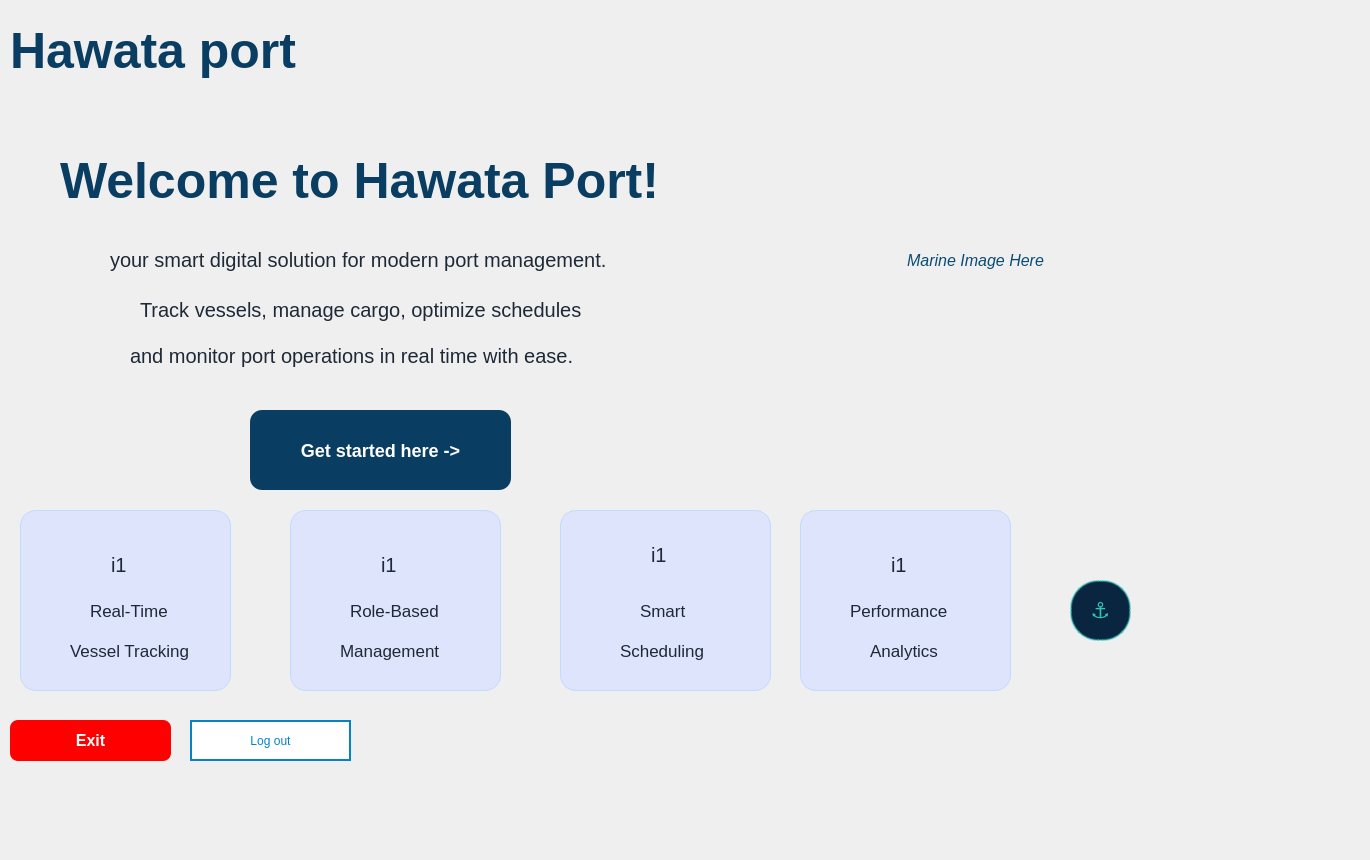
   <widget class="QWidget" name="tab_6">
    <attribute name="title">
     <string>Home Page</string>
    </attribute>
    <widget class="QWidget" name="marineBackground" native="true">
     <property name="geometry">
      <rect>
       <x>-40</x>
       <y>-10</y>
       <width>1361</width>
       <height>851</height>
      </rect>
     </property>
     <property name="toolTip">
      <string/>
     </property>
     <property name="styleSheet">
      <string notr="true"/>
     </property>
     <widget class="QLabel" name="welcomeTitle">
      <property name="geometry">
       <rect>
        <x>50</x>
        <y>20</y>
        <width>471</width>
        <height>80</height>
       </rect>
      </property>
      <property name="styleSheet">
       <string notr="true">

font: 28pt &quot;TAN - TWINKLE&quot;;
 font-size: 50px;
font-weight: bold;
 color: #0A3D62;
border: none;
       background: transparent;
</string>
      </property>
      <property name="text">
       <string>Hawata port</string>
      </property>
     </widget>
     <widget class="QLabel" name="welcomeTitle_2">
      <property name="geometry">
       <rect>
        <x>150</x>
        <y>230</y>
        <width>541</width>
        <height>80</height>
       </rect>
      </property>
      <property name="styleSheet">
       <string notr="true">
 font-family: &quot;Poppins SemiBold&quot;;
font: 28pt ;
 font-size: 20px;
 color:#1E2937;
border: none;
       background: transparent;
</string>
      </property>
      <property name="text">
       <string>your smart digital solution for modern port management. </string>
      </property>
     </widget>
     <widget class="QLabel" name="welcomeTitle_4">
      <property name="geometry">
       <rect>
        <x>100</x>
        <y>150</y>
        <width>671</width>
        <height>80</height>
       </rect>
      </property>
      <property name="styleSheet">
       <string notr="true">
 font-family: &quot;Poppins SemiBold&quot;;
font: 28pt ;
 font-size: 50px;
font-weight: bold;
 color: #0A3D62;
border: none;
       background: transparent;
</string>
      </property>
      <property name="text">
       <string>Welcome to Hawata Port!</string>
      </property>
     </widget>
     <widget class="QLabel" name="welcomeTitle_3">
      <property name="geometry">
       <rect>
        <x>170</x>
        <y>330</y>
        <width>461</width>
        <height>71</height>
       </rect>
      </property>
      <property name="styleSheet">
       <string notr="true">
 font-family: &quot;Poppins SemiBold&quot;;
font: 28pt ;
 font-size: 20px;
 color:#1E2937;
border: none;
       background: transparent;
</string>
      </property>
      <property name="text">
       <string>and monitor port operations in real time with ease.</string>
      </property>
     </widget>
     <widget class="QLabel" name="welcomeTitle_5">
      <property name="geometry">
       <rect>
        <x>180</x>
        <y>280</y>
        <width>441</width>
        <height>80</height>
       </rect>
      </property>
      <property name="styleSheet">
       <string notr="true">
 font-family: &quot;Poppins SemiBold&quot;;
font: 28pt ;
 font-size: 20px;
 color:#1E2937;
border: none;
       background: transparent;
</string>
      </property>
      <property name="text">
       <string>Track vessels, manage cargo, optimize schedules, </string>
      </property>
     </widget>
     <widget class="QPushButton" name="logout_2">
      <property name="geometry">
       <rect>
        <x>290</x>
        <y>420</y>
        <width>261</width>
        <height>80</height>
       </rect>
      </property>
      <property name="styleSheet">
       <string notr="true">QPushButton {
    background-color: #0A3D62;        /* Deep premium blue from the logo */
    color: white;
    font-size: 18px;
    font-weight: bold;
    font-family: &quot;Poppins&quot;, &quot;Segoe UI&quot;, sans-serif;
    border: none;
    border-radius: 12px;              /* Softer, more modern rounding */
    padding: 14px 32px;               /* More generous padding */
    min-height: 52px;                 /* Comfortable button height */
}

QPushButton:hover {
    background: qlineargradient(x1:0, y1:0, x2:0, y2:1,
        stop:0 #1E5A94,
        stop:1 #0F4A7F);
    box-shadow: 0 4px 12px rgba(10, 61, 98, 0.3); /* Subtle glow on hover */
}

QPushButton:pressed {
    background: qlineargradient(x1:0, y1:0, x2:0, y2:1,
        stop:0 #072E4F,
        stop:1 #0A3D62);
    padding-top: 16px;
    padding-bottom: 12px;             /* Slight press effect */
}</string>
      </property>
      <property name="text">
       <string>Get started here -&gt;</string>
      </property>
     </widget>
     <widget class="QFrame" name="frame">
      <property name="geometry">
       <rect>
        <x>60</x>
        <y>520</y>
        <width>211</width>
        <height>181</height>
       </rect>
      </property>
      <property name="styleSheet">
       <string notr="true">QFrame{
    background-color: #dde4fc;        /* Soft light blue */
    border: 1px solid #BFDBFE;        /* Very subtle blue border */
    border-radius: 16px;              /* Nice modern rounding */
    padding: 20px 16px;
}

QFrame:hover {
    background-color: #DBEAFE;
    border: 1px solid #60A5FA;
    box-shadow: 0 8px 25px rgba(14, 165, 233, 0.15);   /* Soft glow on hover */
}
</string>
      </property>
      <property name="frameShape">
       <enum>QFrame::Shape::StyledPanel</enum>
      </property>
      <property name="frameShadow">
       <enum>QFrame::Shadow::Raised</enum>
      </property>
      <widget class="QLabel" name="welcomeTitle_7">
       <property name="geometry">
        <rect>
         <x>30</x>
         <y>110</y>
         <width>191</width>
         <height>61</height>
        </rect>
       </property>
       <property name="styleSheet">
        <string notr="true">
 font-family: &quot;Poppins SemiBold&quot;;
font: 28pt ;
 font-size: 17px;
 color:#1E2937;
border: none;
       background: transparent;
</string>
       </property>
       <property name="text">
        <string>Vessel Tracking</string>
       </property>
      </widget>
      <widget class="QLabel" name="welcomeTitle_6">
       <property name="geometry">
        <rect>
         <x>50</x>
         <y>70</y>
         <width>131</width>
         <height>61</height>
        </rect>
       </property>
       <property name="styleSheet">
        <string notr="true">
 font-family: &quot;Poppins SemiBold&quot;;
font: 28pt ;
 font-size: 17px;
 color:#1E2937;
border: none;
       background: transparent;
</string>
       </property>
       <property name="text">
        <string>Real-Time </string>
       </property>
      </widget>
      <widget class="QLabel" name="image1">
       <property name="geometry">
        <rect>
         <x>70</x>
         <y>10</y>
         <width>90</width>
         <height>90</height>
        </rect>
       </property>
       <property name="styleSheet">
        <string notr="true">
 font-family: &quot;Poppins SemiBold&quot;;
font: 28pt ;
 font-size: 20px;
 color:#1E2937;
border: none;
       background: transparent;
</string>
       </property>
       <property name="text">
        <string>i1</string>
       </property>
      </widget>
     </widget>
     <widget class="QFrame" name="frame_2">
      <property name="geometry">
       <rect>
        <x>330</x>
        <y>520</y>
        <width>211</width>
        <height>181</height>
       </rect>
      </property>
      <property name="styleSheet">
       <string notr="true">QFrame{
    background-color: #dde4fc;        /* Soft light blue */
    border: 1px solid #BFDBFE;        /* Very subtle blue border */
    border-radius: 16px;              /* Nice modern rounding */
    padding: 20px 16px;
}

QFrame:hover {
    background-color: #DBEAFE;
    border: 1px solid #60A5FA;
    box-shadow: 0 8px 25px rgba(14, 165, 233, 0.15);   /* Soft glow on hover */
}
</string>
      </property>
      <property name="frameShape">
       <enum>QFrame::Shape::StyledPanel</enum>
      </property>
      <property name="frameShadow">
       <enum>QFrame::Shadow::Raised</enum>
      </property>
      <widget class="QLabel" name="welcomeTitle_8">
       <property name="geometry">
        <rect>
         <x>30</x>
         <y>110</y>
         <width>161</width>
         <height>61</height>
        </rect>
       </property>
       <property name="styleSheet">
        <string notr="true">
 font-family: &quot;Poppins SemiBold&quot;;
font: 28pt ;
 font-size: 17px;
 color:#1E2937;
border: none;
       background: transparent;
</string>
       </property>
       <property name="text">
        <string>Management</string>
       </property>
      </widget>
      <widget class="QLabel" name="welcomeTitle_9">
       <property name="geometry">
        <rect>
         <x>40</x>
         <y>70</y>
         <width>141</width>
         <height>61</height>
        </rect>
       </property>
       <property name="styleSheet">
        <string notr="true">
 font-family: &quot;Poppins SemiBold&quot;;
font: 28pt ;
 font-size: 17px;
 color:#1E2937;
border: none;
       background: transparent;
</string>
       </property>
       <property name="text">
        <string>Role-Based</string>
       </property>
      </widget>
      <widget class="QLabel" name="image2">
       <property name="geometry">
        <rect>
         <x>70</x>
         <y>10</y>
         <width>90</width>
         <height>90</height>
        </rect>
       </property>
       <property name="styleSheet">
        <string notr="true">
 font-family: &quot;Poppins SemiBold&quot;;
font: 28pt ;
 font-size: 20px;
 color:#1E2937;
border: none;
       background: transparent;
</string>
       </property>
       <property name="text">
        <string>i1</string>
       </property>
      </widget>
     </widget>
     <widget class="QFrame" name="frame_3">
      <property name="geometry">
       <rect>
        <x>600</x>
        <y>520</y>
        <width>211</width>
        <height>181</height>
       </rect>
      </property>
      <property name="styleSheet">
       <string notr="true">QFrame{
    background-color: #dde4fc;        /* Soft light blue */
    border: 1px solid #BFDBFE;        /* Very subtle blue border */
    border-radius: 16px;              /* Nice modern rounding */
    padding: 20px 16px;
}

QFrame:hover {
    background-color: #DBEAFE;
    border: 1px solid #60A5FA;
    box-shadow: 0 8px 25px rgba(14, 165, 233, 0.15);   /* Soft glow on hover */
}
</string>
      </property>
      <property name="frameShape">
       <enum>QFrame::Shape::StyledPanel</enum>
      </property>
      <property name="frameShadow">
       <enum>QFrame::Shadow::Raised</enum>
      </property>
      <widget class="QLabel" name="welcomeTitle_10">
       <property name="geometry">
        <rect>
         <x>40</x>
         <y>110</y>
         <width>161</width>
         <height>61</height>
        </rect>
       </property>
       <property name="styleSheet">
        <string notr="true">
 font-family: &quot;Poppins SemiBold&quot;;
font: 28pt ;
 font-size: 17px;
 color:#1E2937;
border: none;
       background: transparent;
</string>
       </property>
       <property name="text">
        <string>Scheduling</string>
       </property>
      </widget>
      <widget class="QLabel" name="welcomeTitle_11">
       <property name="geometry">
        <rect>
         <x>60</x>
         <y>70</y>
         <width>131</width>
         <height>61</height>
        </rect>
       </property>
       <property name="styleSheet">
        <string notr="true">
 font-family: &quot;Poppins SemiBold&quot;;
font: 28pt ;
 font-size: 17px;
 color:#1E2937;
border: none;
       background: transparent;
</string>
       </property>
       <property name="text">
        <string>Smart</string>
       </property>
      </widget>
      <widget class="QLabel" name="image3">
       <property name="geometry">
        <rect>
         <x>70</x>
         <y>0</y>
         <width>90</width>
         <height>90</height>
        </rect>
       </property>
       <property name="styleSheet">
        <string notr="true">
 font-family: &quot;Poppins SemiBold&quot;;
font: 28pt ;
 font-size: 20px;
 color:#1E2937;
border: none;
       background: transparent;
</string>
       </property>
       <property name="text">
        <string>i1</string>
       </property>
      </widget>
     </widget>
     <widget class="QPushButton" name="Exit">
      <property name="geometry">
       <rect>
        <x>50</x>
        <y>730</y>
        <width>161</width>
        <height>41</height>
       </rect>
      </property>
      <property name="styleSheet">
       <string notr="true">QPushButton {
    background-color: #FF0000;
    color: white;
    font-size: 16px;
    font-weight: bold;
    border: none;
    border-radius: 8px;
    padding: 8px 16px;
}


QPushButton:hover {
    background: qlineargradient(x1:0, y1:0, x2:0, y2:1,
                                stop:0 #f87171, stop:1 #ef4444);
}

</string>
      </property>
      <property name="text">
       <string>Exit</string>
      </property>
     </widget>
     <widget class="QPushButton" name="logout">
      <property name="geometry">
       <rect>
        <x>230</x>
        <y>730</y>
        <width>161</width>
        <height>41</height>
       </rect>
      </property>
      <property name="styleSheet">
       <string notr="true">QPushButton {
    background: white;
    color: #0284c7;
    border: 2px solid #0284c7;
}

QPushButton:hover {
    background: #e0f2fe;
    border-color: #0369a1;
    color: #0369a1;
}

QPushButton:pressed {
    background: #bae6fd;
    padding-top: 13px;
}</string>
      </property>
      <property name="text">
       <string>Log out</string>
      </property>
     </widget>
     <widget class="QFrame" name="frame_4">
      <property name="geometry">
       <rect>
        <x>840</x>
        <y>520</y>
        <width>211</width>
        <height>181</height>
       </rect>
      </property>
      <property name="styleSheet">
       <string notr="true">QFrame{
    background-color: #dde4fc;        /* Soft light blue */
    border: 1px solid #BFDBFE;        /* Very subtle blue border */
    border-radius: 16px;              /* Nice modern rounding */
    padding: 20px 16px;
}

QFrame:hover {
    background-color: #DBEAFE;
    border: 1px solid #60A5FA;
    box-shadow: 0 8px 25px rgba(14, 165, 233, 0.15);   /* Soft glow on hover */
}
</string>
      </property>
      <property name="frameShape">
       <enum>QFrame::Shape::StyledPanel</enum>
      </property>
      <property name="frameShadow">
       <enum>QFrame::Shadow::Raised</enum>
      </property>
      <widget class="QLabel" name="welcomeTitle_12">
       <property name="geometry">
        <rect>
         <x>50</x>
         <y>110</y>
         <width>151</width>
         <height>61</height>
        </rect>
       </property>
       <property name="styleSheet">
        <string notr="true">
 font-family: &quot;Poppins SemiBold&quot;;
font: 28pt ;
 font-size: 17px;
 color:#1E2937;
border: none;
       background: transparent;
</string>
       </property>
       <property name="text">
        <string>Analytics</string>
       </property>
      </widget>
      <widget class="QLabel" name="welcomeTitle_13">
       <property name="geometry">
        <rect>
         <x>30</x>
         <y>70</y>
         <width>161</width>
         <height>61</height>
        </rect>
       </property>
       <property name="styleSheet">
        <string notr="true">
 font-family: &quot;Poppins SemiBold&quot;;
font: 28pt ;
 font-size: 17px;
 color:#1E2937;
border: none;
       background: transparent;
</string>
       </property>
       <property name="text">
        <string>Performance</string>
       </property>
      </widget>
      <widget class="QLabel" name="image4">
       <property name="geometry">
        <rect>
         <x>70</x>
         <y>10</y>
         <width>90</width>
         <height>90</height>
        </rect>
       </property>
       <property name="styleSheet">
        <string notr="true">
 font-family: &quot;Poppins SemiBold&quot;;
font: 28pt ;
 font-size: 20px;
 color:#1E2937;
border: none;
       background: transparent;
</string>
       </property>
       <property name="text">
        <string>i1</string>
       </property>
      </widget>
     </widget>
     <widget class="QLabel" name="homeImage">
      <property name="geometry">
       <rect>
        <x>840</x>
        <y>40</y>
        <width>351</width>
        <height>461</height>
       </rect>
      </property>
      <property name="styleSheet">
       <string notr="true">
    color: #0a4c73;
    font-size: 16px;
    font-style: italic;
   </string>
      </property>
      <property name="text">
       <string>Marine Image Here</string>
      </property>
      <property name="alignment">
       <set>Qt::AlignmentFlag::AlignCenter</set>
      </property>
     </widget>
     <widget class="QPushButton" name="chatFAB">
      <property name="geometry">
       <rect>
        <x>1110</x>
        <y>590</y>
        <width>61</width>
        <height>61</height>
       </rect>
      </property>
      <property name="toolTip">
       <string>Harbor Assistant</string>
      </property>
      <property name="styleSheet">
       <string notr="true">
QPushButton {
    background-color: #0A2540;
    color: #2EC4B6;
    border: 2px solid rgba(46, 196, 182, 0.5);
    border-radius: 28px;
    font-size: 22px;
}
QPushButton:hover {
    background-color: #0D3060;
    border: 2px solid #2EC4B6;
}
QPushButton:pressed {
    background-color: #2EC4B6;
    color: #0A2540;
}
   </string>
      </property>
      <property name="text">
       <string>⚓</string>
      </property>
     </widget>
    </widget>
   </widget>
